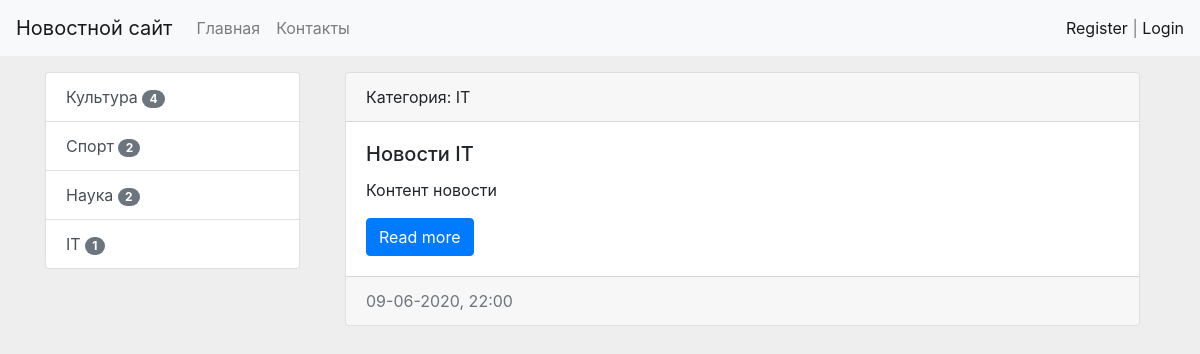
/cat/5/, run on an earlier commit of the app's database.
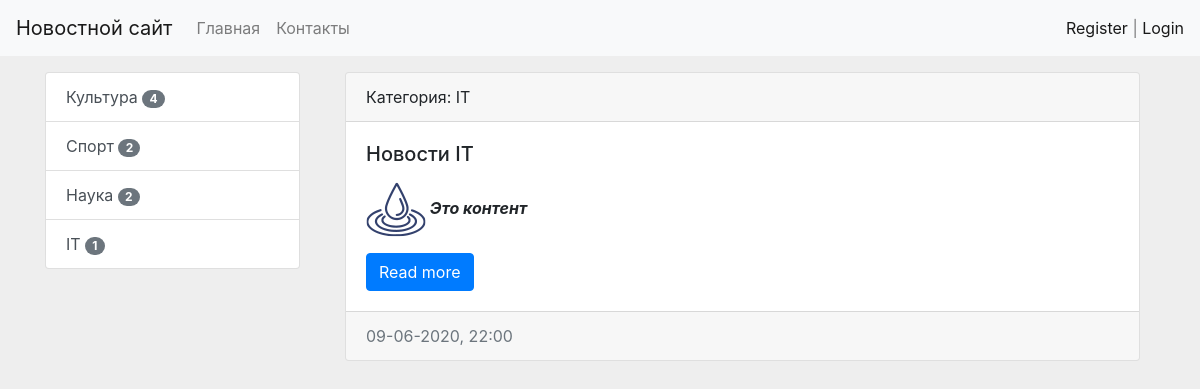
And on a later commit of the database.
### news/models.py (models this page shows, shortened)
class Category(models.Model):
    title = models.CharField(max_length=150, db_index=True, verbose_name='Категории')
    def get_absolute_url(self):
        return reverse_lazy('category', kwargs={'category_id': self.pk})
    def __str__(self):
        return self.title
    class Meta:
        verbose_name = 'Категория'
        verbose_name_plural = 'Категории'
        ordering = ['title']

class News(models.Model):
    title = models.CharField(max_length=150, verbose_name='Заголовок')
    content = models.TextField(blank=True, verbose_name='Контент')
    created_at = models.DateTimeField(auto_now_add=True, verbose_name='Создано')
    updated_at = models.DateTimeField(auto_now=True, verbose_name='Обновлено')
    photo = models.ImageField(blank=True, upload_to='photos/%Y/%m/', verbose_name='Фото')
    is_published = models.BooleanField(default=True, verbose_name='Опубликовано')
    category = models.ForeignKey('Category', on_delete=models.PROTECT, verbose_name='Категория')
    views = models.IntegerField(default=0)
    def get_absolute_url(self):
        return reverse_lazy('view_news', kwargs={'pk': self.pk})
    class Meta:
        verbose_name = 'Новость'
        verbose_name_plural = 'Новости'
        ordering = ['-created_at', 'title']

### news/views.py (the view)
# urls.py: path('cat/<int:category_id>/', CategoryNews.as_view(), name='category'),
class CategoryNews(ListView, MyMixin):
    model = News
    template_name = 'news/category.html'
    context_object_name = 'news'
    allow_empty = False
    paginate_by = 3
    def get_queryset(self):
        return News.objects.filter(category_id=self.kwargs['category_id'], is_published=True).select_related('category')
    def get_context_data(self, **kwargs):
        context = super().get_context_data(**kwargs)
        context['title'] = self.get_upper(Category.objects.get(pk=self.kwargs['category_id']))
        return context

### news/templatetags/news_tags.py (called while the page is built)
@register.inclusion_tag('news/list_categories.html')
def show_categories():
    categories = Category.objects.annotate(cnt=Count('news', filter=F('news__is_published'))).filter(cnt__gt=0)
    return {'categories': categories}

### news/utils.py (called while the page is built)
    def get_upper(self, s):
        if isinstance(s, str):
            return s.upper()
        else:
            return s.title.upper()

### news/templates/news/category.html (shortened to what this page needs)
{% extends 'base.html' %}
{% block sidebar %}
    {% include 'inc/_sidebar.html' %}
{% endblock %}
{% block content %}
    {% for item in news %}
        <div class="col-md-12">
            <div class="card  mb-3">
                <div class="card-header">
                    Категория: {{ item.category }}
                </div>
                <div class="card-body">
                    <div class="media">
                        <div class="media-body">
                            <h5 class="card-title">{{ item.title }}</h5>
                            <p class="card-text">{{ item.content|truncatewords:50|safe }}</p>
                            <a href="{{ item.get_absolute_url }}" class="btn btn-primary">Read more</a>
                        </div>
                    </div>
                </div>
                <div class="card-footer text-muted">
                    {{ item.created_at|date:'d-m-Y, H:i' }}
                </div>
            </div>
        </div>
    {% endfor %}
{% endblock %}

### templates/base.html (shortened to what this page needs)
{% load static %}
<!doctype html>
<html lang="en">
<head>
    <link rel="stylesheet" href="{% static 'bootstrap/css/bootstrap.css' %}">
    <link rel="stylesheet" href="{% static 'css/style.css' %}">
</head>
<body>
{% include 'inc/_nav.html' %}
<div class="container mt-3">
    <div class="row">
        <div class="col-md-3">
            {% block sidebar %}{% endblock %}
        </div>
        <div class="col-md-9">
            {% block content %}{% endblock %}
        </div>
    </div>
</div>
</body>
</html>

### templates/inc/_nav.html (shortened to what this page needs)
<nav class="navbar navbar-expand-lg navbar-light bg-light">
    <a class="navbar-brand" href="{% url 'home' %}">Новостной сайт</a>
    <div class="collapse navbar-collapse" id="navbarSupportedContent">
        <ul class="navbar-nav mr-auto">
            <li class="nav-item">
                <a class="nav-link" href="{% url 'home' %}">Главная</a>
            </li>
            <li class="nav-item">
                <a class="nav-link" href="{% url 'contact' %}">Контакты</a>
            </li>
        </ul>
    </div>
    <span class="navbar-text">
        {% if request.user.is_authenticated %}
            Добро пожаловать, {{ user.username }} | <a href="{% url 'logout' %}">Выйти</a>
        {% else %}
            <a href="{% url 'register' %}">Register</a> |  <a href="{% url 'login' %}">Login</a>
        {% endif %}
    </span>
</nav>

### templates/inc/_sidebar.html (shortened to what this page needs)
{% load news_tags %}
{% show_categories %}

### news/templates/news/list_categories.html
<div class="list-group">
    {% for cat in categories %}
        <a href="{{ cat.get_absolute_url }}" class="list-group-item list-group-item-action">
            {{ cat.title }}
            <span class="badge badge-secondary badge-pill">{{ cat.cnt }}</span>
        </a>
    {% endfor %}
</div>

### firstsite/static/css/style.css (style rules this page uses)
body { background: #eee; }

What changed in the data, as far as the page shows it:
changed News "Новости IT": content: picture added; content "Контент новости" → "Это контент"
